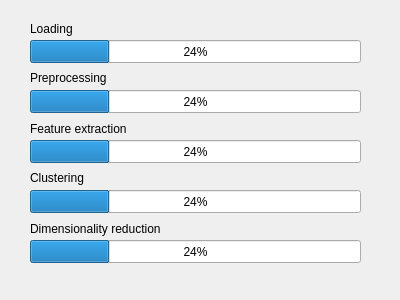
<?xml version="1.0" encoding="UTF-8"?>
<ui version="4.0">
 <class>ProgressDialog</class>
 <widget class="QDialog" name="ProgressDialog">
  <property name="geometry">
   <rect>
    <x>0</x>
    <y>0</y>
    <width>400</width>
    <height>300</height>
   </rect>
  </property>
  <property name="windowTitle">
   <string>Dialog</string>
  </property>
  <widget class="QProgressBar" name="load_progress">
   <property name="geometry">
    <rect>
     <x>30</x>
     <y>40</y>
     <width>331</width>
     <height>23</height>
    </rect>
   </property>
   <property name="value">
    <number>24</number>
   </property>
  </widget>
  <widget class="QProgressBar" name="preprocess_progres">
   <property name="geometry">
    <rect>
     <x>30</x>
     <y>90</y>
     <width>331</width>
     <height>23</height>
    </rect>
   </property>
   <property name="value">
    <number>24</number>
   </property>
  </widget>
  <widget class="QLabel" name="load_label">
   <property name="geometry">
    <rect>
     <x>30</x>
     <y>20</y>
     <width>71</width>
     <height>18</height>
    </rect>
   </property>
   <property name="text">
    <string>Loading</string>
   </property>
  </widget>
  <widget class="QLabel" name="preprocess_label">
   <property name="geometry">
    <rect>
     <x>30</x>
     <y>67</y>
     <width>121</width>
     <height>21</height>
    </rect>
   </property>
   <property name="text">
    <string>Preprocessing</string>
   </property>
  </widget>
  <widget class="QProgressBar" name="feature_ext_progres">
   <property name="geometry">
    <rect>
     <x>30</x>
     <y>140</y>
     <width>331</width>
     <height>23</height>
    </rect>
   </property>
   <property name="value">
    <number>24</number>
   </property>
  </widget>
  <widget class="QLabel" name="feature_ext_label">
   <property name="geometry">
    <rect>
     <x>30</x>
     <y>120</y>
     <width>151</width>
     <height>18</height>
    </rect>
   </property>
   <property name="text">
    <string>Feature extraction</string>
   </property>
  </widget>
  <widget class="QProgressBar" name="cluster_progress">
   <property name="geometry">
    <rect>
     <x>30</x>
     <y>190</y>
     <width>331</width>
     <height>23</height>
    </rect>
   </property>
   <property name="value">
    <number>24</number>
   </property>
  </widget>
  <widget class="QLabel" name="cluster_label">
   <property name="geometry">
    <rect>
     <x>30</x>
     <y>167</y>
     <width>111</width>
     <height>21</height>
    </rect>
   </property>
   <property name="text">
    <string>Clustering</string>
   </property>
  </widget>
  <widget class="QLabel" name="dimRedox_label">
   <property name="geometry">
    <rect>
     <x>30</x>
     <y>220</y>
     <width>211</width>
     <height>18</height>
    </rect>
   </property>
   <property name="text">
    <string>Dimensionality reduction</string>
   </property>
  </widget>
  <widget class="QProgressBar" name="dimRedox_progress">
   <property name="geometry">
    <rect>
     <x>30</x>
     <y>240</y>
     <width>331</width>
     <height>23</height>
    </rect>
   </property>
   <property name="value">
    <number>24</number>
   </property>
  </widget>
 </widget>
 <resources/>
 <connections/>
</ui>
